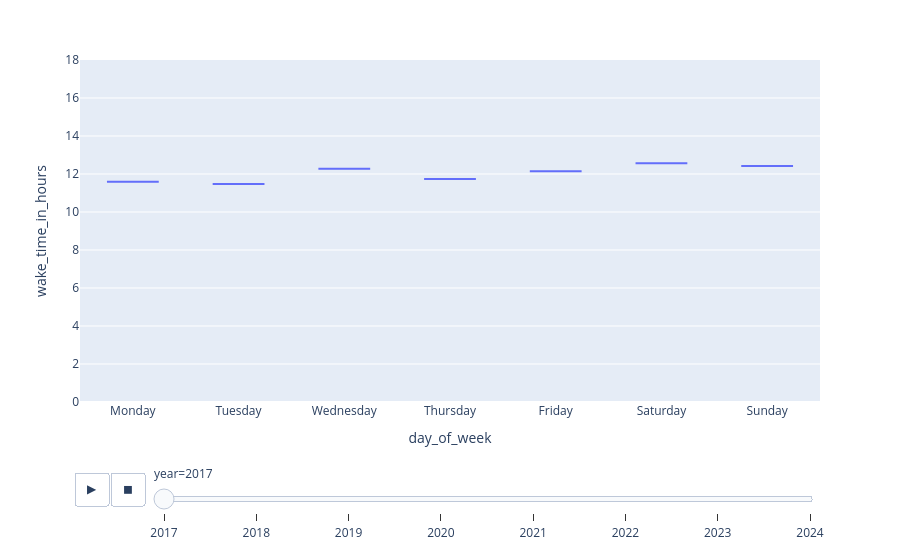

Notebook code cell kept with this figure:
### Code cell
wake_time_fig = px.violin(inferred_sleep, x = 'day_of_week', y = 'wake_time_in_hours', animation_frame='year', range_y=[0,18])
wake_time_fig

### Figure 1 — Plotly figure (JSON) as saved in the notebook; plotly's stock layout.template omitted (floating-point values rounded to 4 significant figures)
{"data": [{"alignmentgroup": "True", "box": {"visible": false}, "hovertemplate": "year=2017<br>day_of_week=%{x}<br>wake_time_in_hours=%{y}<extra></extra>", "legendgroup": "", "marker": {"color": "#636efa"}, "name": "", "offsetgroup": "", "orientation": "v", "scalegroup": "True", "showlegend": false, "type": "violin", "x": ["Monday", "Tuesday", "Wednesday", "Thursday", "Friday", "Saturday", "Sunday"], "x0": " ", "xaxis": "x", "y": [11.59, 11.47, 12.28, 11.74, 12.15, 12.56, 12.43], "y0": " ", "yaxis": "y"}], "layout": {"legend": {"tracegroupgap": 0}, "margin": {"t": 60}, "sliders": [{"active": 0, "currentvalue": {"prefix": "year="}, "len": 0.9, "pad": {"b": 10, "t": 60}, "steps": [{"args": [["2017"], {"frame": {"duration": 0, "redraw": true}, "fromcurrent": true, "mode": "immediate", "transition": {"duration": 0, "easing": "linear"}}], "label": "2017", "method": "animate"}, {"args": [["2018"], {"frame": {"duration": 0, "redraw": true}, "fromcurrent": true, "mode": "immediate", "transition": {"duration": 0, "easing": "linear"}}], "label": "2018", "method": "animate"}, {"args": [["2019"], {"frame": {"duration": 0, "redraw": true}, "fromcurrent": true, "mode": "immediate", "transition": {"duration": 0, "easing": "linear"}}], "label": "2019", "method": "animate"}, {"args": [["2020"], {"frame": {"duration": 0, "redraw": true}, "fromcurrent": true, "mode": "immediate", "transition": {"duration": 0, "easing": "linear"}}], "label": "2020", "method": "animate"}, {"args": [["2021"], {"frame": {"duration": 0, "redraw": true}, "fromcurrent": true, "mode": "immediate", "transition": {"duration": 0, "easing": "linear"}}], "label": "2021", "method": "animate"}, {"args": [["2022"], {"frame": {"duration": 0, "redraw": true}, "fromcurrent": true, "mode": "immediate", "transition": {"duration": 0, "easing": "linear"}}], "label": "2022", "method": "animate"}, {"args": [["2023"], {"frame": {"duration": 0, "redraw": true}, "fromcurrent": true, "mode": "immediate", "transition": {"duration": 0, "easing": "linear"}}], "label": "2023", "method": "animate"}, {"args": [["2024"], {"frame": {"duration": 0, "redraw": true}, "fromcurrent": true, "mode": "immediate", "transition": {"duration": 0, "easing": "linear"}}], "label": "2024", "method": "animate"}], "x": 0.1, "xanchor": "left", "y": 0, "yanchor": "top"}], "updatemenus": [{"buttons": [{"args": [null, {"frame": {"duration": 500, "redraw": true}, "fromcurrent": true, "mode": "immediate", "transition": {"duration": 500, "easing": "linear"}}], "label": "&#9654;", "method": "animate"}, {"args": [[null], {"frame": {"duration": 0, "redraw": true}, "fromcurrent": true, "mode": "immediate", "transition": {"duration": 0, "easing": "linear"}}], "label": "&#9724;", "method": "animate"}], "direction": "left", "pad": {"r": 10, "t": 70}, "showactive": false, "type": "buttons", "x": 0.1, "xanchor": "right", "y": 0, "yanchor": "top"}], "violinmode": "group", "xaxis": {"anchor": "y", "domain": [0, 1], "title": {"text": "day_of_week"}}, "yaxis": {"anchor": "x", "domain": [0, 1], "range": [0, 18], "title": {"text": "wake_time_in_hours"}}}}
